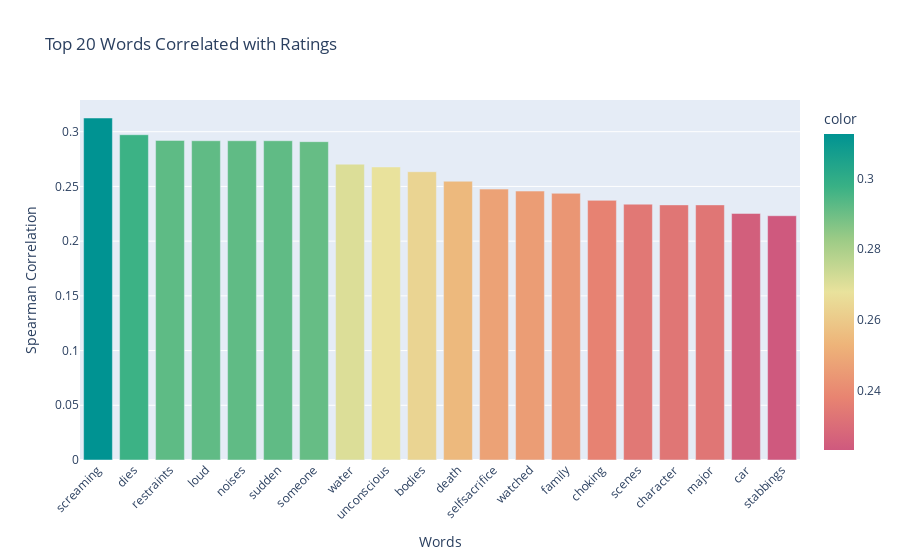

The notebook cell saved with this chart:
### Markdown cell above
Events vs Ratings

### Code cell
sentiment_utils.word_rating_correlation(df, text_column='processed_events', rating_column='popularity', top_n=20)

### Figure 1 — Plotly figure (JSON) as saved in the notebook; plotly's stock layout.template omitted (floating-point values rounded to 4 significant figures)
{"data": [{"alignmentgroup": "True", "hovertemplate": "Words=%{x}<br>Spearman Correlation=%{y}<br>color=%{marker.color}<extra></extra>", "legendgroup": "", "marker": {"color": [0.3125, 0.2973, 0.292, 0.2918, 0.2918, 0.2918, 0.2909, 0.2704, 0.2678, 0.2634, 0.2547, 0.2476, 0.2458, 0.2437, 0.2373, 0.2338, 0.2331, 0.2331, 0.2253, 0.2232], "coloraxis": "coloraxis", "pattern": {"shape": ""}}, "name": "", "offsetgroup": "", "orientation": "v", "showlegend": false, "textposition": "auto", "type": "bar", "x": ["screaming", "dies", "restraints", "loud", "noises", "sudden", "someone", "water", "unconscious", "bodies", "death", "selfsacrifice", "watched", "family", "choking", "scenes", "character", "major", "car", "stabbings"], "xaxis": "x", "y": [0.3125, 0.2973, 0.292, 0.2918, 0.2918, 0.2918, 0.2909, 0.2704, 0.2678, 0.2634, 0.2547, 0.2476, 0.2458, 0.2437, 0.2373, 0.2338, 0.2331, 0.2331, 0.2253, 0.2232], "yaxis": "y"}], "layout": {"barmode": "relative", "coloraxis": {"colorbar": {"title": {"text": "color"}}, "colorscale": [[0, "rgb(207, 89, 126)"], [0.1667, "rgb(232, 132, 113)"], [0.3333, "rgb(238, 180, 121)"], [0.5, "rgb(233, 226, 156)"], [0.6667, "rgb(156, 203, 134)"], [0.8333, "rgb(57, 177, 133)"], [1, "rgb(0, 147, 146)"]]}, "legend": {"tracegroupgap": 0}, "title": {"text": "Top 20 Words Correlated with Ratings"}, "xaxis": {"anchor": "y", "domain": [0, 1], "tickangle": -45, "title": {"text": "Words"}}, "yaxis": {"anchor": "x", "domain": [0, 1], "title": {"text": "Spearman Correlation"}}}}
